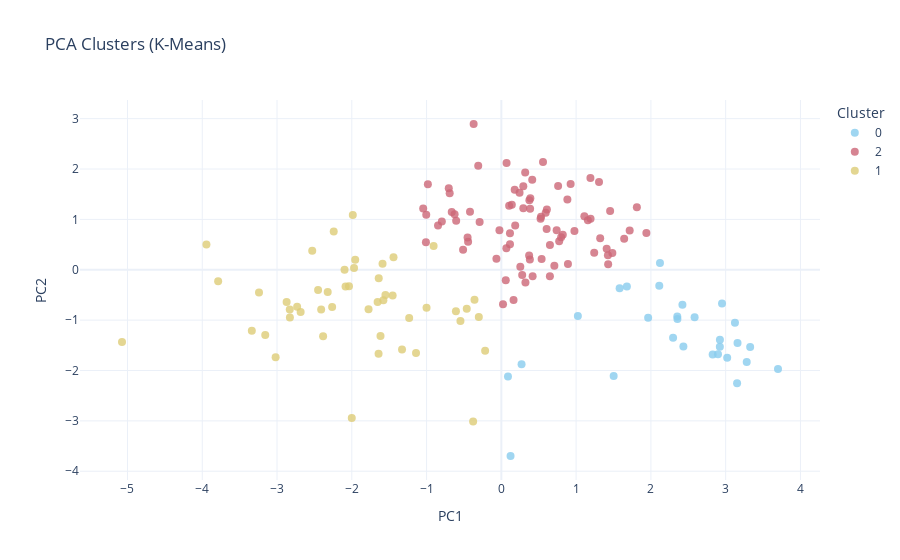

Notebook cell for this chart:
### Code cell
from sklearn.cluster import KMeans
import plotly.express as px

# 1. Prepare data for clustering (using the 3 PCs identified)
# Assuming pc_df contains at least PC1, PC2, and PC3
X = pc_df[['PC1', 'PC2', 'PC3']]

# 2. Apply K-Means
# We'll choose n_clusters=3 based on your variance analysis
kmeans = KMeans(n_clusters=3, random_state=42, n_init=10)
pc_df['Cluster'] = kmeans.fit_predict(X).astype(str) # Convert to string for discrete colors

# 3. Merge with Happiness Score for the tooltip
pc_df['Happiness Score'] = data.set_index('Country or region')['Score'].values

# 4. Plot
fig = px.scatter(
    pc_df.reset_index(),
    x='PC1',
    y='PC2',
    color='Cluster',           # Points colored by their identified group
    hover_name='Country or region',
    hover_data={'Happiness Score': ':.2f', 'Cluster': True},
    title='PCA Clusters (K-Means)',
    template='plotly_white',
    color_discrete_sequence=px.colors.qualitative.Safe
)

fig.update_traces(marker=dict(size=8, opacity=0.8))
fig.show()

### Figure 1 — Plotly figure (JSON) as saved in the notebook; plotly's stock layout.template omitted (floating-point values rounded to 4 significant figures; data arrays with more than 128 entries replaced by an {"elided": "..."} marker saying what was removed)
{"data": [{"customdata": [[7.769, "0"], [7.6, "0"], [7.554, "0"], [7.494, "0"], [7.488, "0"], [7.48, "0"], [7.343, "0"], [7.307, "0"], [7.278, "0"], [7.246, "0"], [7.228, "0"], [7.09, "0"], [7.054, "0"], [7.021, "0"], [6.985, "0"], [6.923, "0"], [6.892, "0"], [6.825, "0"], [6.726, "0"], [6.374, "0"], [6.262, "0"], [6.199, "0"], [6.174, "0"], [6.008, "0"], [5.43, "0"], [5.192, "0"], [5.082, "0"], [4.36, "0"]], "hovertemplate": "<b>%{hovertext}</b><br><br>Cluster=%{customdata[1]}<br>PC1=%{x}<br>PC2=%{y}<br>Happiness Score=%{customdata[0]:.2f}<extra></extra>", "hovertext": ["Finland", "Denmark", "Norway", "Iceland", "Netherlands", "Switzerland", "Sweden", "New Zealand", "Canada", "Austria", "Australia", "Luxembourg", "United Kingdom", "Ireland", "Germany", "Belgium", "United States", "United Arab Emirates", "Malta", "Qatar", "Singapore", "Bahrain", "Uzbekistan", "Thailand", "Hong Kong", "Indonesia", "Bhutan", "Myanmar"], "legendgroup": "0", "marker": {"color": "rgb(136, 204, 238)", "opacity": 0.8, "size": 8, "symbol": "circle"}, "mode": "markers", "name": "0", "orientation": "v", "showlegend": true, "type": "scatter", "x": [3.124, 3.281, 3.328, 2.584, 2.826, 3.159, 3.02, 3.153, 2.922, 2.422, 2.897, 2.951, 2.435, 2.923, 2.355, 2.121, 1.679, 1.963, 2.297, 2.112, 3.7, 1.582, 1.502, 1.023, 2.353, 0.08862, 0.2702, 0.1229], "xaxis": "x", "y": [-1.05, -1.83, -1.533, -0.9428, -1.68, -1.452, -1.747, -2.253, -1.529, -0.6968, -1.675, -0.6682, -1.526, -1.387, -0.9792, 0.1318, -0.3344, -0.9543, -1.35, -0.3201, -1.969, -0.3658, -2.111, -0.9167, -0.9263, -2.12, -1.876, -3.697], "yaxis": "y"}, {"customdata": {"elided": "80x2 mixed values"}, "hovertemplate": "<b>%{hovertext}</b><br><br>Cluster=%{customdata[1]}<br>PC1=%{x}<br>PC2=%{y}<br>Happiness Score=%{customdata[0]:.2f}<extra></extra>", "hovertext": ["Costa Rica", "Israel", "Czech Republic", "Mexico", "France", "Taiwan", "Chile", "Guatemala", "Saudi Arabia", "Spain", "Panama", "Brazil", "Uruguay", "El Salvador", "Italy", "Slovakia", "Trinidad & Tobago", "Poland", "Lithuania", "Colombia", "Slovenia", "Nicaragua", "Kosovo", "Argentina", "Romania", "Cyprus", "Ecuador", "Kuwait", "Latvia", "South Korea", "Estonia", "Jamaica", "Mauritius", "Japan", "Honduras", "Kazakhstan", "Bolivia", "Hungary", "Paraguay", "Northern Cyprus", "Peru", "Portugal", "Russia", "Philippines", "Serbia", "Moldova", "Libya", "Montenegro", "Croatia", "Dominican Republic", "Bosnia and Herzegovina", "Turkey", "Malaysia", "Belarus", "Greece", "Mongolia", "North Macedonia", "Kyrgyzstan", "Turkmenistan", "Algeria", "Morocco", "Azerbaijan", "Lebanon", "China", "Vietnam", "Bulgaria", "Jordan", "Gabon", "South Africa", "Albania", "Venezuela", "Palestinian Territories", "Namibia", "Armenia", "Tunisia", "Iraq", "Sri Lanka", "Ukraine", "Egypt", "Botswana"], "legendgroup": "2", "marker": {"color": "rgb(204, 102, 119)", "opacity": 0.8, "size": 8, "symbol": "circle"}, "mode": "markers", "name": "2", "orientation": "v", "showlegend": true, "type": "scatter", "x": [1.409, 1.425, 1.191, 0.6087, 1.94, 1.242, 0.7395, 0.2786, 1.157, 1.455, 1.193, 0.5307, 1.485, -0.0255, 0.9267, 0.7591, 0.7994, 1.11, 0.5573, 0.593, 1.716, 0.3221, 0.05895, 0.8831, 0.3753, 0.9776, 0.6498, 1.322, 0.4129, 0.3877, 1.643, 0.5242, 0.8907, 1.812, 0.1632, 0.8216, -0.06592, 0.06968, 0.7088, 1.428, 0.2936, 1.306, 0.2937, 0.2537, 0.14, -0.796, 0.3813, 0.1042, 0.2433, 0.7736, -0.4448, 0.1783, 0.6492, 0.3849, -0.3704, 0.06725, 0.1153, 0.02213, 0.3715, -0.7034, -0.8469, 0.1852, -0.4193, 0.6058, 0.5384, 0.3188, 0.1155, -0.691, -0.4516, -0.5117, -0.3092, -1.004, -0.6042, -0.6254, -0.9826, -1.009, 0.4183, -0.6634, -1.045, -0.2906], "xaxis": "x", "y": [0.4188, 0.2867, 1.821, 1.196, 0.7294, 0.3365, 0.7827, -0.1026, 0.9835, 1.164, 1.011, 1.05, 0.3345, 0.7847, 1.702, 1.663, 0.6439, 1.064, 2.14, 1.132, 0.7779, -0.2507, -0.2072, 1.393, 1.381, 0.7698, 0.4893, 0.6252, 1.785, 1.419, 0.6165, 1.011, 0.116, 1.241, -0.6002, 0.6948, 0.2185, 2.117, 0.08048, 0.1072, 1.219, 1.741, 1.659, 0.05844, 1.292, 0.9573, 0.2049, 1.268, 1.527, 0.565, 0.5566, 1.588, -0.1314, 1.212, 2.893, 0.4259, 0.7239, -0.6872, 0.2815, 1.616, 0.8783, 0.8778, 1.149, 0.8072, 0.2148, 1.931, 0.5085, 1.516, 0.6392, 0.3987, 2.063, 1.091, 0.9732, 1.1, 1.696, 0.547, -0.129, 1.147, 1.214, 0.9493], "yaxis": "y"}, {"customdata": [[5.653, "1"], [5.467, "1"], [5.265, "1"], [5.044, "1"], [4.996, "1"], [4.944, "1"], [4.913, "1"], [4.883, "1"], [4.812, "1"], [4.796, "1"], [4.7, "1"], [4.681, "1"], [4.668, "1"], [4.628, "1"], [4.587, "1"], [4.548, "1"], [4.534, "1"], [4.519, "1"], [4.516, "1"], [4.509, "1"], [4.49, "1"], [4.466, "1"], [4.456, "1"], [4.418, "1"], [4.39, "1"], [4.374, "1"], [4.35, "1"], [4.286, "1"], [4.212, "1"], [4.189, "1"], [4.107, "1"], [4.085, "1"], [4.015, "1"], [3.975, "1"], [3.973, "1"], [3.933, "1"], [3.802, "1"], [3.775, "1"], [3.663, "1"], [3.597, "1"], [3.462, "1"], [3.41, "1"], [3.38, "1"], [3.334, "1"], [3.231, "1"], [3.203, "1"], [3.083, "1"], [2.853, "1"]], "hovertemplate": "<b>%{hovertext}</b><br><br>Cluster=%{customdata[1]}<br>PC1=%{x}<br>PC2=%{y}<br>Happiness Score=%{customdata[0]:.2f}<extra></extra>", "hovertext": ["Pakistan", "Tajikistan", "Nigeria", "Cameroon", "Ghana", "Ivory Coast", "Nepal", "Benin", "Congo (Brazzaville)", "Laos", "Cambodia", "Senegal", "Somalia", "Niger", "Burkina Faso", "Iran", "Guinea", "Georgia", "Gambia", "Kenya", "Mauritania", "Mozambique", "Bangladesh", "Congo (Kinshasa)", "Mali", "Sierra Leone", "Chad", "Ethiopia", "Swaziland", "Uganda", "Zambia", "Togo", "India", "Liberia", "Comoros", "Madagascar", "Lesotho", "Burundi", "Zimbabwe", "Haiti", "Syria", "Malawi", "Yemen", "Rwanda", "Tanzania", "Afghanistan", "Central African Republic", "South Sudan"], "legendgroup": "1", "marker": {"color": "rgb(221, 204, 119)", "opacity": 0.8, "size": 8, "symbol": "circle"}, "mode": "markers", "name": "1", "orientation": "v", "showlegend": true, "type": "scatter", "x": [-1.454, -0.6076, -1.55, -2.038, -1.654, -2.322, -0.5473, -2.83, -1.589, -0.217, -0.3013, -1.442, -2.0, -2.684, -2.083, -0.3591, -2.263, -0.9061, -1.642, -1.141, -1.987, -1.616, -0.4629, -2.451, -2.097, -2.828, -3.241, -1.578, -1.955, -1.776, -1.233, -2.872, -1.0, -2.41, -2.731, -2.529, -1.97, -3.337, -1.64, -3.019, -3.158, -2.384, -2.242, -0.3775, -1.328, -3.944, -5.073, -3.787], "xaxis": "x", "y": [-0.5119, -0.8223, -0.5009, -0.3288, -0.6396, -0.4441, -1.016, -0.7895, 0.1194, -1.608, -0.9376, 0.2484, -2.945, -0.8376, -0.3327, -0.5933, -0.7384, 0.4711, -1.666, -1.653, 1.088, -1.316, -0.7719, -0.4027, 0.002435, -0.9502, -0.4505, -0.6079, 0.1978, -0.7822, -0.956, -0.6403, -0.7536, -0.7896, -0.734, 0.3784, 0.03398, -1.21, -0.1702, -1.736, -1.296, -1.318, 0.7577, -3.013, -1.583, 0.5037, -1.433, -0.2304], "yaxis": "y"}], "layout": {"legend": {"title": {"text": "Cluster"}, "tracegroupgap": 0}, "title": {"text": "PCA Clusters (K-Means)"}, "xaxis": {"anchor": "y", "domain": [0, 1], "title": {"text": "PC1"}}, "yaxis": {"anchor": "x", "domain": [0, 1], "title": {"text": "PC2"}}}}
